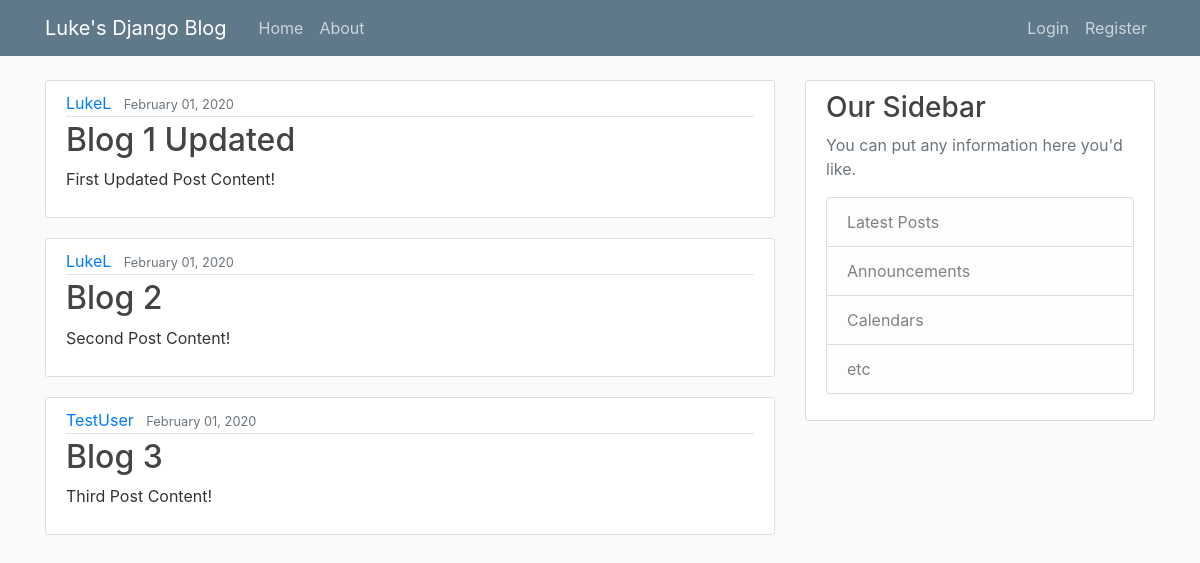
The page / on the database its author committed.
### blog/models.py (models this page shows, shortened)
class Post(models.Model): # inheritence from models
	title = models.CharField(max_length=100)
	content = models.TextField() # Text field is unrestricted text
	date_posted = models.DateTimeField(default=timezone.now) # pass in actual function as defualt value
	author = models.ForeignKey(User, on_delete=models.CASCADE) # If user deleted, then we will delete post as well.

### blog/views.py (the view)
# urls.py: path('', views.home, name='blog-home'), # Path for home route
def home(request):
	context = { # Dictionary
		'posts': Post.objects.all() #
	}
	return render(request, 'blog/home.html', context)

### blog/templates/blog/home.html
{% extends "blog/base.html" %}
{% block content %}
{% for post in posts %}
	<article class="media content-section">
	  <div class="media-body">
	    <div class="article-metadata">
	      <a class="mr-2" href="#">{{ post.author }}</a>
	      <small class="text-muted">{{ post.date_posted|date:"F d, Y" }}</small>
	    </div>
	    <h2><a class="article-title" href="#">{{ post.title }}</a></h2>
	    <p class="article-content">{{ post.content }}</p>
	  </div>
	</article>
{% endfor %}
{% endblock content %}

### blog/static/blog/main.css (style rules this page uses)
body { background: #fafafa; color: #333333; margin-top: 5rem; }
h1, h2, h3, h4, h5, h6 { color: #444444; }
.content-section { background: #ffffff; padding: 10px 20px; border: 1px solid #dddddd; border-radius: 3px; margin-bottom: 20px; }
.article-title { color: #444444; }
.article-content { white-space: pre-line; }
.article-metadata { padding-bottom: 1px; margin-bottom: 4px; border-bottom: 1px solid #e3e3e3 }

### rows shown on the page
Post: author "LukeL", date_posted "February 01, 2020", title "Blog 1 Updated", content "First Updated Post Content!"
Post: author "LukeL", date_posted "February 01, 2020", title "Blog 2", content "Second Post Content!"
Post: author "TestUser", date_posted "February 01, 2020", title "Blog 3", content "Third Post Content!"
